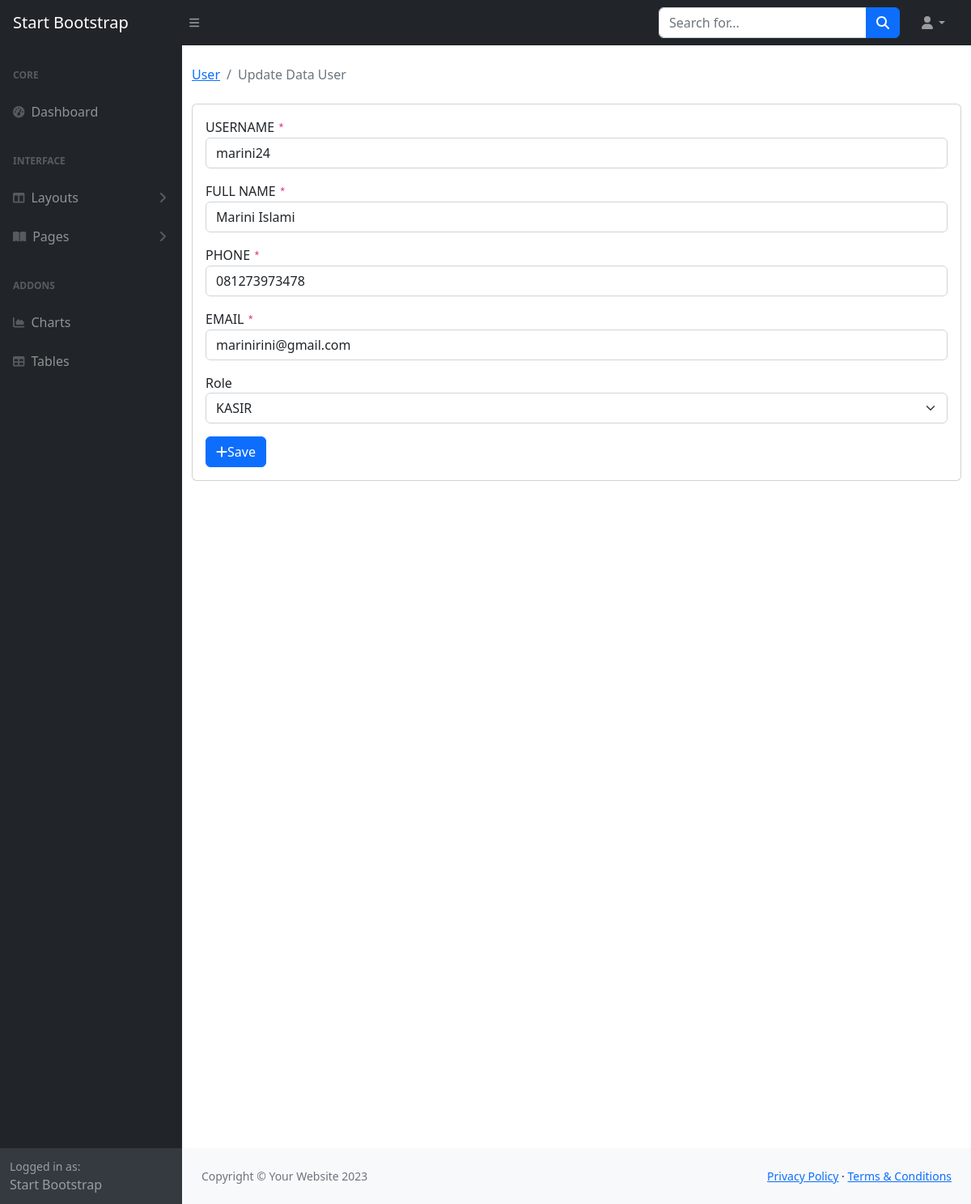
Screenshot of /user/getedit/3 with the database file from the repository.
### tables this page shows
CREATE TABLE `user` (
  `id` int NOT NULL,
  `nik` char(20) NOT NULL,
  `username` char(100) NOT NULL,
  `full_name` varchar(255) NOT NULL,
  `password` varchar(255) NOT NULL,
  `role` char(20) NOT NULL,
  `phone` char(20) NOT NULL,
  `email` varchar(100) NOT NULL,
  `alamat` varchar(255) NOT NULL,
  `is_active` int NOT NULL
);

### application/views/template/main.php (called while the page is built, shortened)
<?php
$this->load->view('template/header');
$this->load->view('template/navbar');
$this->load->view('template/sidebar');
$this->load->view($content);

### application/controllers/User.php (called while the page is built, shortened)
<?php
class User extends CI_Controller {
  public function __construct()
  {
    $this->load->model("User_model");
    $this->load->library('form_validation');
  }
  public function getedit($id)
  {
    $data = array (
      'title' => 'Update Data User',
      'user' => $this->User_model->getById($id),
      'content' => 'user/edit_form'
    );
    $this->load->view('template/main',$data);
  }
}

### index.php (called while the page is built, shortened)
<?php
require_once BASEPATH.'core/CodeIgniter.php';

### application/models/User_model.php (called while the page is built, shortened)
<?php
class User_model extends CI_Model
{
  protected $_table = 'user';
  public function getById($id)
  {
    return $this->db->get_where($this->_table, ["id" => $id])->row();
  }
}

### application/views/user/edit_form.php (the view, shortened to what this page needs)
<main>
  <div class="container-fluid">
    <ol class="breadcrumb mb-4">
      <li class="breadcrumb-item active"><a href="<?php echo site_url('user') ?>">User</a></li>
      <li class="breadcrumb-item active"><?php echo $title ?></li>
    </ol>
    <div class="card mb-4">
      <div class="card-body">
        <form action="<?php echo site_url('user/edit') ?>" method="post">
          <div class="mb-3">
            <label for="username">USERNAME <code>*</code></label>
            <input class="form-control" <?php echo form_error('username') ? 'is-invalid' : '' ?>"
              type="text" name="username" value="<?= $user->username; ?>" placeholder="USERNAME" required />
          </div>
          <div class="mb-3">
            <label for="full_name">FULL NAME <code>*</code></label>
            <input class="form-control" type="text" name="full_name" value="<?= $user->full_name; ?>" placeholder="FULL NAME" required />
          </div>
          <div class="mb-3">
            <label for="phone">PHONE <code>*</code></label>
            <input class="form-control" type="text" name="phone" value="<?= $user->phone; ?>" placeholder="PHONE" required />
          </div>
          <div class="mb-3">
            <label for="email">EMAIL <code>*</code></label>
            <input class="form-control" type="email" name="email" value="<?= $user->email; ?>" placeholder="EMAIL" required />
          </div>
          <div class="mb-3">
            <label for="role">Role</label>
            <select class="form-select" id="role" name="role" required>
              <?php if ($user->role == 'PEMILIK') { ?>
                <option value="PEMILIK" selected>PEMILIK</option>
                <option value="ADMIN">ADMIN</option>
                <option value="KASIR">KASIR</option>
              <?php } else if ($user->role == 'ADMIN') { ?>
                <option value="PEMILIK">PEMILIK</option>
                <option value="ADMIN" selected>ADMIN</option>
                <option value="KASIR">KASIR</option>
              <?php } else { ?>
                <option value="KASIR" selected>KASIR</option>
              <?php } ?>
            </select>
          </div>
          <button class="btn btn-primary" type="submit"><i class="fas fa-plus"></i>Save</button>
        </form>
      </div>
    </div>
    <div style="height: 100vh"></div>
  </div>
</main>

### rows the page displays
user: username "marini24", full_name "Marini Islami", phone "081273973478", email "marinirini@gmail.com", role "KASIR"

### other values shown
$title "Update Data User"
